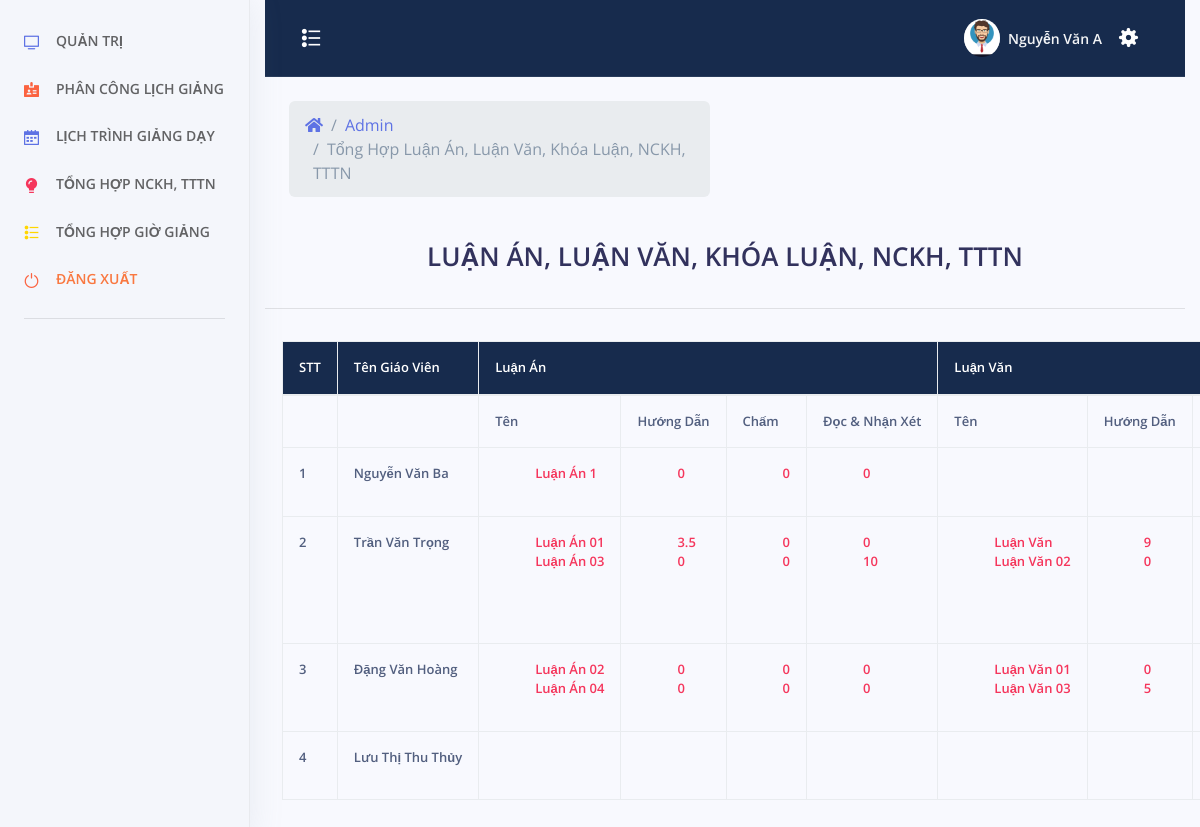
The app's page /admin/index.php?menu=tong-hop (signed in) with its own data.
### tables this page shows
CREATE TABLE `tai_khoan` (
  `id_tai_khoan` int(11) NOT NULL,
  `ten_tai_khoan` varchar(30) NOT NULL,
  `mat_khau` varchar(100) NOT NULL,
  `nhom_tai_khoan` tinyint(2) NOT NULL,
  `ten_sinh_vien` varchar(100) NOT NULL,
  `sdt` varchar(20) NOT NULL,
  `ngay_sinh` varchar(50) NOT NULL,
  `ngay_tao` datetime NOT NULL
);

CREATE TABLE `luan_an` (
  `id` int(11) NOT NULL,
  `id_giaovien` int(11) NOT NULL,
  `ten` varchar(500) NOT NULL,
  `huong_dan` float DEFAULT NULL,
  `cham` float DEFAULT NULL,
  `doc` float DEFAULT NULL
);

CREATE TABLE `luan_van` (
  `id` int(11) NOT NULL,
  `id_giaovien` int(11) NOT NULL,
  `ten` varchar(500) NOT NULL,
  `huong_dan` float NOT NULL,
  `cham` float NOT NULL,
  `doc` float NOT NULL
);

### admin/tong-hop.php (the view, shortened to what this page needs)
<?php
	include_once('../config/config.php');
	include_once('../header.php');
 ?>
<?php
		if($_SESSION["taikhoan"] == NULL){ ?>
			<script>
				window.location.href="../tai-khoan/dang-nhap.php";
			</script>
		<?php }else {?>
		<?php
			$sql = "SELECT * FROM `tai_khoan` WHERE `nhom_tai_khoan`=0";
			$qr = mysqli_query($conn, $sql);
		 ?>
		 	<div class="row align-items-center py-4">
            <div class="col-lg-6 col-7">
              <nav aria-label="breadcrumb" class="d-none d-md-inline-block ml-md-4">
                <ol class="breadcrumb breadcrumb-links breadcrumb-dark">
                  <li class="breadcrumb-item"><a href="#"><i class="fas fa-home"></i></a></li>
                  <li class="breadcrumb-item"><a href="index.php">Admin</a></li>
                  <li class="breadcrumb-item active" aria-current="page">Tổng Hợp Luận Án, Luận Văn, Khóa Luận, NCKH, TTTN</li>
                </ol>
              </nav>
            </div>
          </div>
			<div class="caption">
			<h1 style="text-align: center">LUẬN ÁN, LUẬN VĂN, KHÓA LUẬN, NCKH, TTTN</h1>
			</div>
			<hr>
			<div class="row">
				<table class="table table-bordered table-responsive">
					<tr class="chimuc">
						<th rowspan="2">STT</th>
						<th rowspan="2">Tên Giáo Viên</th>
						<th colspan="4">Luận Án</th>
						<th colspan="4">Luận Văn</th>
					</tr>
					<tbody>
                        <tr>
                            <td></td>
                            <td></td>
                            <td>Tên </td>
                            <td>Hướng Dẫn</td>
                            <td>Chấm</td>
                            <td>Đọc & Nhận Xét</td>
                            <td>Tên </td>
                            <td>Hướng Dẫn</td>
                            <td>Chấm</td>
                        </tr>
					<?php $stt = 1;?>
					<?php while($row = mysqli_fetch_assoc($qr)){ ?>
						<tr>
							<td><?php echo $stt;?></td>
							<td>
							<?php echo $row["ten_sinh_vien"]; ?>
							</td>
                            <td style="color: #f5365c;" class="gach">
                            <ul style="list-style:none" class="gach">
                                <?php
                                $idgv1 = $row["id_tai_khoan"];
                                $sqlluanan = "SELECT * FROM `luan_an` WHERE `id_giaovien` = '$idgv1'";
                                $qrluanan = mysqli_query($conn, $sqlluanan);
                                while($rowluanan = mysqli_fetch_assoc($qrluanan)){
                                echo "<li> ".$rowluanan["ten"]."</li>";
                                }
                                ?>
                                </ul>
                            </td>
                            <td style="color: #f5365c;">
                            <ul style="list-style:none" class="gach">
                                <?php
                                $idgv1 = $row["id_tai_khoan"];
                                $sqlluanan = "SELECT * FROM `luan_an` WHERE `id_giaovien` = '$idgv1'";
                                $qrluanan = mysqli_query($conn, $sqlluanan);
                                while($rowluanan = mysqli_fetch_assoc($qrluanan)){
                                echo "<li> ".$rowluanan["huong_dan"]."</li>";
                                }
                                ?>
                                </ul>
                            </td>
                            <td style="color: #f5365c;">
                            <ul style="list-style:none">
                                <?php
                                $idgv1 = $row["id_tai_khoan"];
                                $sqlluanan = "SELECT * FROM `luan_an` WHERE `id_giaovien` = '$idgv1'";
                                $qrluanan = mysqli_query($conn, $sqlluanan);
                                while($rowluanan = mysqli_fetch_assoc($qrluanan)){
                                echo "<li> ".$rowluanan["cham"]."</li>";
                                }
                                ?>
                                </ul>
                            </td>
                            <td style="color: #f5365c;">
                            <ul style="list-style:none">
                                <?php
                                $idgv1 = $row["id_tai_khoan"];
                                $sqlluanan = "SELECT * FROM `luan_an` WHERE `id_giaovien` = '$idgv1'";
                                $qrluanan = mysqli_query($conn, $sqlluanan);
                                while($rowluanan = mysqli_fetch_assoc($qrluanan)){
                                echo "<li> ".$rowluanan["doc"]."</li>";
                                }
                                ?>
                                </ul>
                            </td>
                            <td style="color: #f5365c;">
                            <ul style="list-style:none">
                                <?php
                                $idgv1 = $row["id_tai_khoan"];
                                $sqlluanan = "SELECT * FROM `luan_van` WHERE `id_giaovien` = '$idgv1'";
                                $qrluanan = mysqli_query($conn, $sqlluanan);
                                while($rowluanan = mysqli_fetch_assoc($qrluanan)){
                                echo "<li> ".$rowluanan["ten"]."</li>";
                                }
                                ?>
                                </ul>
                            </td>
                            <td style="color: #f5365c;">
                            <ul style="list-style:none">
                                <?php
                                $idgv1 = $row["id_tai_khoan"];
                                $sqlluanan = "SELECT * FROM `luan_van` WHERE `id_giaovien` = '$idgv1'";
                                $qrluanan = mysqli_query($conn, $sqlluanan);
                                while($rowluanan = mysqli_fetch_assoc($qrluanan)){
                                echo "<li> ".$rowluanan["huong_dan"]."</li>";
                                }
                                ?>
                                </ul>
                            </td>
                            <td style="color: #f5365c;">
                            </td>
						</tr>
						<?php $stt = $stt + 1; ?>
						<?php } ?>
					</tbody>
				</table>
<br>
			</div>
    <?php } ?>
</div>
 <?php
	include_once('../footer.php');
 ?>

### assets/css/style.css (style rules this page uses)
table.table.table-bordered { border: none; }
table.table.table-bordered.table-responsive { margin-left: 32px; }
tr.chimuc { background-color: #172b4d; }
tr.chimuc th { color: white; }
.table td, .table th { font-size: .8125rem; white-space: nowrap; font-weight: 600!important; }

### records on screen
tai_khoan: ten_sinh_vien "Nguyễn Văn Ba"
luan_an: ten "Luận Án 1", huong_dan "0", cham "0", doc "0"
tai_khoan: ten_sinh_vien "Trần Văn Trọng"
luan_an: ten "Luận Án 01", huong_dan "3.5", cham "0", doc "0"
luan_an: ten "Luận Án 03", huong_dan "0", cham "0", doc "10"
luan_van: ten "Luận Văn", huong_dan "9"
luan_van: ten "Luận Văn 02", huong_dan "0"
tai_khoan: ten_sinh_vien "Đặng Văn Hoàng"
luan_an: ten "Luận Án 02", huong_dan "0", cham "0", doc "0"
luan_an: ten "Luận Án 04", huong_dan "0", cham "0", doc "0"
luan_van: ten "Luận Văn 01", huong_dan "0"
luan_van: ten "Luận Văn 03", huong_dan "5"
tai_khoan: ten_sinh_vien "Lưu Thị Thu Thủy"

### other values on screen
$_SESSION["tensv"] "Nguyễn Văn A"
